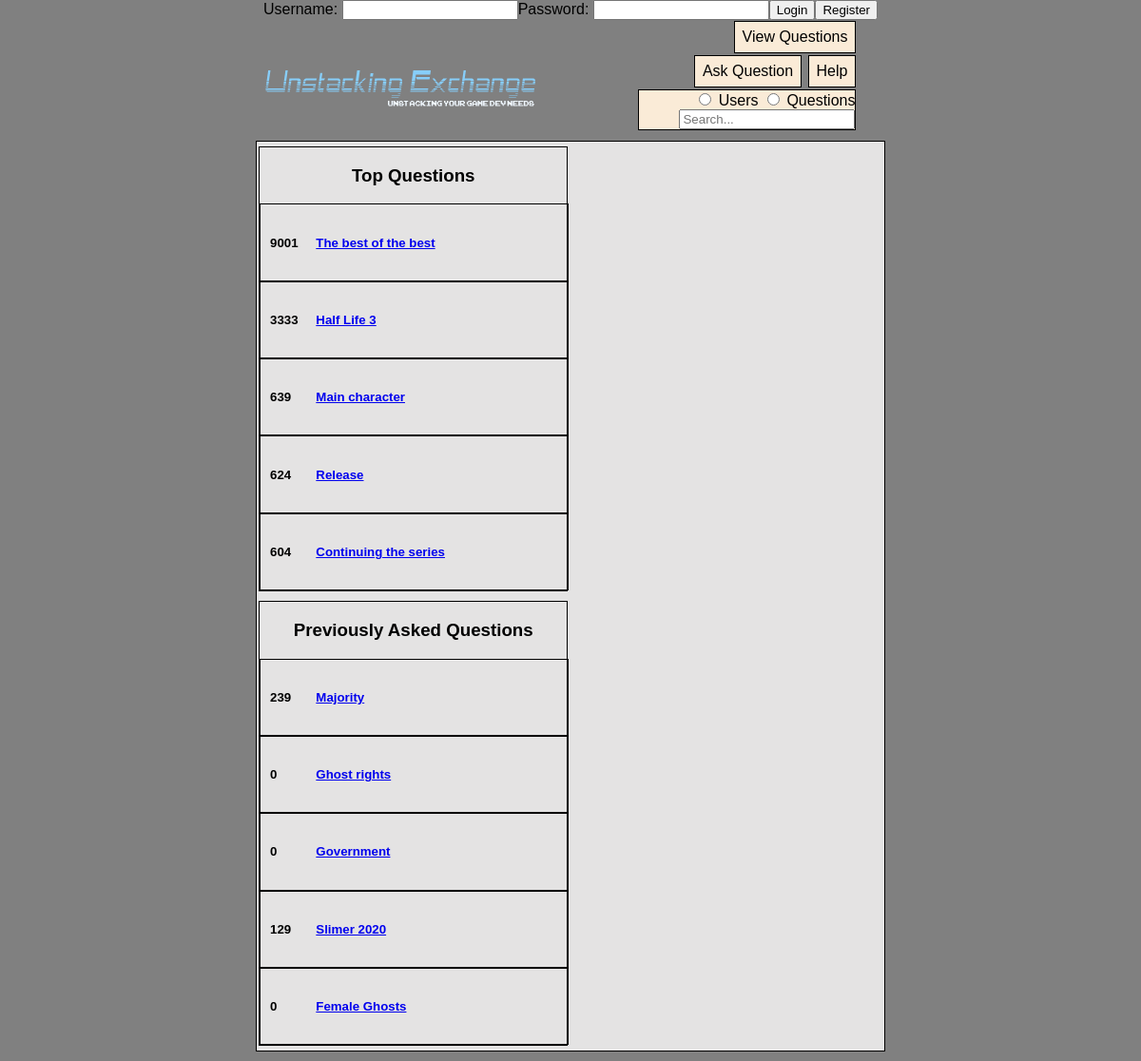
The page / on the database its author committed.
### tables this page shows
CREATE TABLE `Questions` (
  `id` int(11) NOT NULL AUTO_INCREMENT,
  `questionScore` int(250) NOT NULL,
  `questionTitle` varchar(250) NOT NULL,
  `questionBody` varchar(8000) NOT NULL,
  `questionPoster` varchar(250) NOT NULL,
  `questionFrozen` int(10) NOT NULL,
  PRIMARY KEY (`id`)
);

### index.php (the view, shortened to what this page needs)
<?php
require_once("PHP/Connect.php");
?>
<!DOCTYPE html>
<html>
    <head>
        <link rel="stylesheet" type="text/css" href="CSS/stylesheet.css">
    </head>
    <body>
        <div id="Header">
                <?PHP
                    if (isset($_SESSION["USER"]))
                    {
                        echo "<form class=\"FormLogin\" action=\"PHP/Logout.php\" method=\"post\">";
                        echo "<b>Welcome: <a href=\"profile.php?id=\"".$_SESSION["USERID"]."\">".$_SESSION["USER"]."</a></b>";
                        echo "&nbsp&nbsp&nbsp";
                        echo "<input type=\"submit\" name=\"submit\" value=\"Logout\">";
                        echo "</form>";
                    }
                    else
                    {
                        echo "<form class=\"FormLogin\" action=\"PHP/Login.php\" method=\"post\">";
                        echo "Username: <input type=\"text\" name=\"LoginUsername\">";
                        echo "Password: <input type=\"password\" name=\"LoginPassword\">";
                        echo "<input type=\"submit\" name=\"submit\" value=\"Login\">";
                        echo "<input type=\"submit\" name=\"register\" value=\"Register\">";
                        echo "</form>";
                    }
                ?>
            <div class="Navigation">
                <h1>
                    <a href="index.php"><img src="images/Logo.png" class="logo"></a>
                </h1>
                <ul>
                    <li><a href="questions.php">View Questions</a></li>
                    <li><a href="ask.php">Ask Question</a></li>
                    <li><a href="help.php">Help</a></li>
                                        <li><form action="" method="post">
                        <input type="radio" name="search" value="Users"/> Users
                        <input type="radio" name="search" value="Questions"/> Questions
                        <input type="text" name="search" placeholder="Search..."></li>
                </ul>
            </div>
        </div>
        <div id="Container">
            <div id="Content">
                <aside class="TQuest">
                    <h3>Top Questions</h3>
                    <?php
                        $sqlT = "SELECT * FROM Questions ORDER BY questionScore DESC LIMIT 5";
                        $resultT = mysqli_query($conn, $sqlT);
                        if (mysqli_num_rows($resultT) > 0)
                        {
                            while ($rowT = mysqli_fetch_assoc($resultT))
                            {
                                echo "<div>";
                                    echo "<div id=\"questionScore\">";
                                        echo "<h5>" . $rowT["questionScore"] . "</h5>";
                                    echo "</div>";
                                    echo "<div id=\"questionTitleLink\">";
                                        echo "<a href=\"QuestionView.php?id=" . $rowT["id"]. "\">";
                                            echo "<h5>" . $rowT["questionTitle"] . "</h5>" . "</a>";
                                    echo "</div>";
                                echo "</div>";
                            }
                        }else {
                            echo "<div>";
                            echo "<h5>";
                            echo "0 Results Found";
                            echo "</h5>";
                            echo "</div>";
                        }
                    ?>
                </aside>
                <aside class="PQuest">
                    <h3>Previously Asked Questions</h3>
                    <?php
                        $sql = "SELECT * FROM Questions ORDER BY id DESC LIMIT 5";
                        $result = mysqli_query($conn, $sql);
                        if (mysqli_num_rows($result) > 0)
                        {
                            while ($row = mysqli_fetch_assoc($result))
                            {
                                echo "<div>";
                                    echo "<div id=\"questionScore\">";
                                        echo "<h5>" . $row["questionScore"] . "</h5>";
                                    echo "</div>";
                                    echo "<div id=\"questionTitleLink\">";
                                        echo "<a href=\"QuestionView.php?id=" . $row["id"]. "\">";
                                            echo "<h5>" . $row["questionTitle"] . "</h5>" . "</a>";
                                    echo "</div>";
                                echo "</div>";
                            }
                        }else {
                            echo "<div>";
                            echo "<h5>";
                            echo "0 Results Found";
                            echo "</h5>";
                            echo "</div>";
                        }
                    ?>
                </aside>
            </div>
        </div>
    </body>
</html>

### CSS/stylesheet.css (style rules this page uses)
body { background: Gray; margin: 0; padding: 0; text-align: center; color: #000000; font-family: Arial, Helvetica, sans-serif; font-size: 100%; }
#Container { width:55%; margin:10px auto; text-align: left; background-color: #E4E3E3; border: 1px solid #000000; }
#Content { width: 100%; height: 100%; overflow: hidden; }
#Content aside { display: inline-block; width: 49%; margin: 5px 2px 5px 2px; padding: 0; height:100%; border: 1px solid black; }
#Content aside h3 { text-align: center; }
.Navigation { width:55%; margin:auto; text-align: left; }
.Navigation h1 { display: inline-block; width: 60%; margin: 0; padding: 0; }
.logo { width: 300px; height: 75px; }
.Navigation ul { display: inline-block; width: 35%; text-align: right; margin: 0; padding: 0; }
.Navigation ul li { display: inline-block; border: 1px solid black; margin: 1px; background: #FAEBD7; }
.Navigation ul li a { display: block; text-decoration: none; text-align: center; padding: 7px 8px; color: black; }
#questionScore { width: 10%; display: inline-block; margin: 0px; padding: 10px; border: none; }
#questionTitleLink { width: 80%; display: inline-block; margin: 3px; padding: 3px; border: none; }
.PQuest { width: 100%; margin: 0; padding: 0; vertical-align: top; }
.PQuest div { width: 100%; margin: 0px auto; padding: 0px; border: 1px solid black; }
.TQuest { width: 100%; margin: 0; padding: 0; vertical-align: top; }
.TQuest div { width: 100%; margin: 0px auto; padding: 0px; border: 1px solid black; }

### rows shown on the page
questions: questionScore "9001", questionTitle "The best of the best"
questions: questionScore "3333", questionTitle "Half Life 3"
questions: questionScore "639", questionTitle "Main character"
questions: questionScore "624", questionTitle "Release"
questions: questionScore "604", questionTitle "Continuing the series"
questions: questionScore "239", questionTitle "Majority"
questions: questionScore "0", questionTitle "Ghost rights"
questions: questionScore "0", questionTitle "Government"
questions: questionScore "129", questionTitle "Slimer 2020"
questions: questionScore "0", questionTitle "Female Ghosts"
